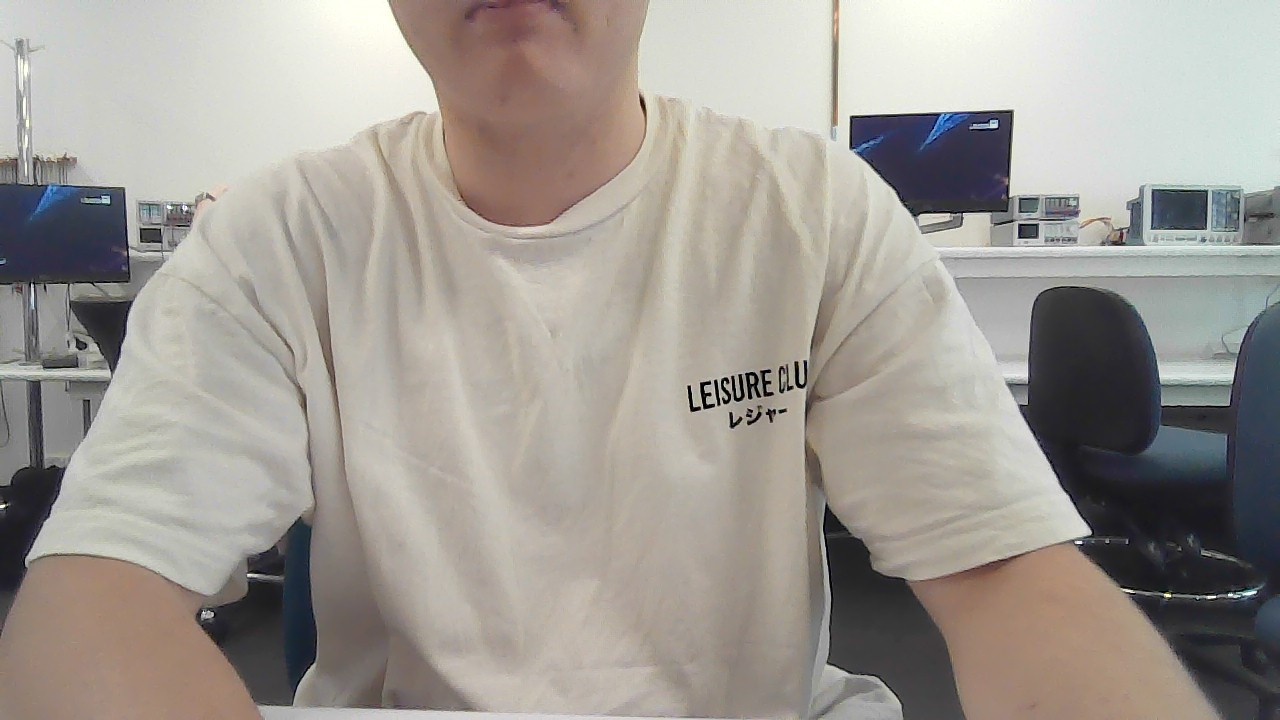
#> input picture Jett's Code Valut/vision_system/Week 9 Code/Part 1/Test1.png, 1280 x 720 px, given in place of the camera
$ python lines.py
#> lines starting #> are read from the running program, lines starting #| are printed output that depends on the picture; after the words box and inside, x2 and y2 are one past the last pixel; in counts of white or black regions, pixels touching at a corner belong together
import cv2
import numpy as np

# Define color ranges for object detection (in HSV format)
color_ranges = {
    "blue":(np.array([0, 0, 20]), np.array([40, 255, 190])),
    "green":(np.array([20,0,38]), np.array([70,255,120])),
}

def detect_straight_edges(frame):
    # Convert the frame to HSV color space
    hsv_frame = cv2.cvtColor(frame, cv2.COLOR_BGR2HSV)

    detected_edges = []
    masked_views = {}

    for color, (lower, upper) in color_ranges.items():
        # Create a mask for the specific color
        mask = cv2.inRange(hsv_frame, lower, upper)

        # Find edges using Canny edge detection
        edges = cv2.Canny(mask, 50, 150)

        # Find straight lines in the edges using Hough Line Transform
        lines = cv2.HoughLinesP(edges, 1, np.pi / 180, threshold=50, minLineLength=50, maxLineGap=5)

        if lines is not None:
            for line in lines:
                x1, y1, x2, y2 = line[0]
                detected_edges.append({
                    "color": color,
                    "start_point": (x1, y1),
                    "end_point": (x2, y2)
                })

        # Store the masked view for this color
        masked_views[color] = cv2.bitwise_and(frame, frame, mask=mask)

    return frame, detected_edges, masked_views

# Open a video capture stream (you can also use a camera)
cap = cv2.VideoCapture(0)

while True:
    ret, frame = cap.read()
#> frame is the input picture: shape (720, 1280, 3); mean B, G, R 148.6, 155.1, 160.4
    if not ret:
        break

    processed_frame, edges, masked_views = detect_straight_edges(frame)
#> in detect_straight_edges, `hsv_frame = cv2.cvtColor(frame, cv2.COLOR_BGR2HSV)`: hsv_frame: shape (720, 1280, 3); mean H, S, V 39.4, 29.9, 163.1
#> the loop in detect_straight_edges, `for color, (lower, upper) in color_ranges.items():` made 2 passes
#> pass 1, in detect_straight_edges, `mask = cv2.inRange(hsv_frame, lower, upper)`:
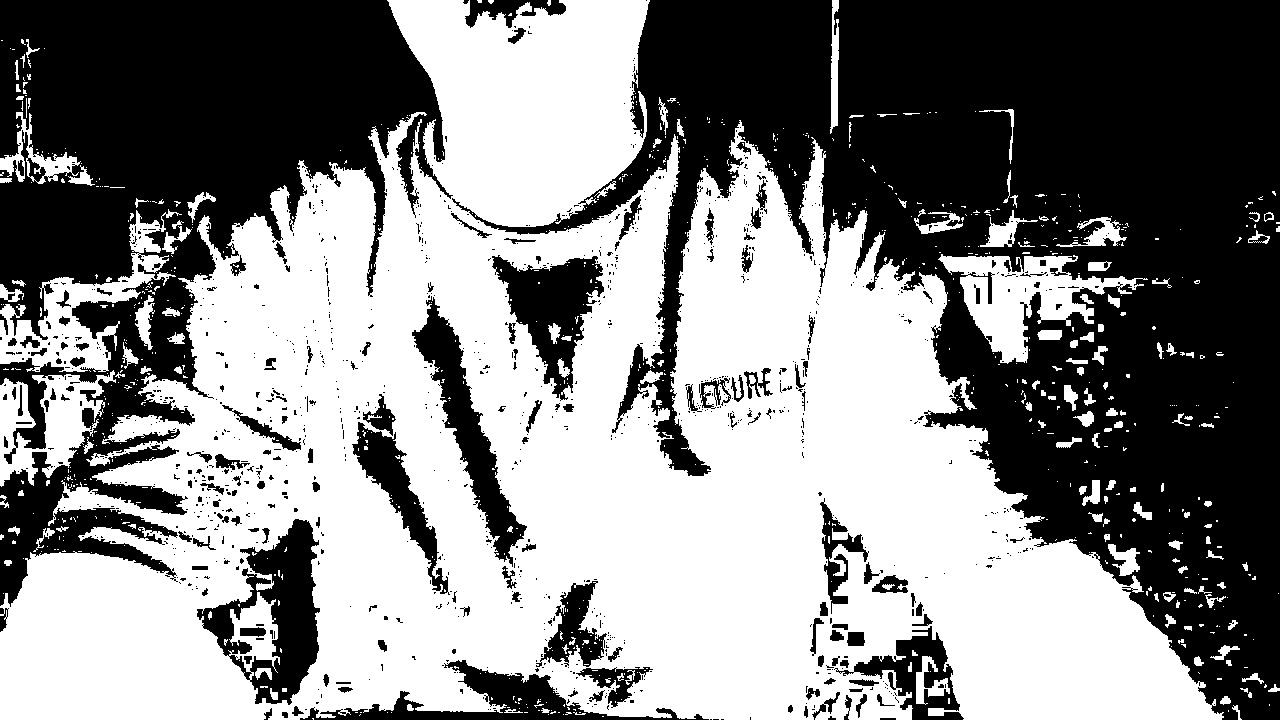
#> mask: shape (720, 1280); 52.9% white; 1124 black regions (962 under 20 px), largest, box (x1, y1, x2, y2) and area: (452, 0, 1280, 720) 250543, (0, 0, 453, 607) 123428, (197, 519, 320, 705) 9821
#> after the loop in detect_straight_edges, `for color, (lower, upper) in color_ranges.items():`: detected_edges = 10 items; masked_views = 2 items
#> edges = 10 items; masked_views = 2 items

    # Draw the detected edges on the frame
    for edge in edges:
        color = edge["color"]
        start_point = edge["start_point"]
        end_point = edge["end_point"]
        line_color = (0, 0, 255) if color == "blue" else (0, 255, 0)  # Blue for blue edges, Green for green edges
        cv2.line(processed_frame, start_point, end_point, line_color, 2)
#> this loop made 10 passes
#> (start_point, end_point) on passes 1 to 10: ((440, 711), (505, 710)), ((99, 472), (175, 453)), ((831, 63), (831, 0)), ((698, 387), (762, 378)), ((618, 716), (677, 717)), ((73, 550), (126, 558)), ((86, 458), (142, 444)), ((401, 180), (419, 232)), ((837, 125), (837, 61)), ((631, 76), (649, 0))
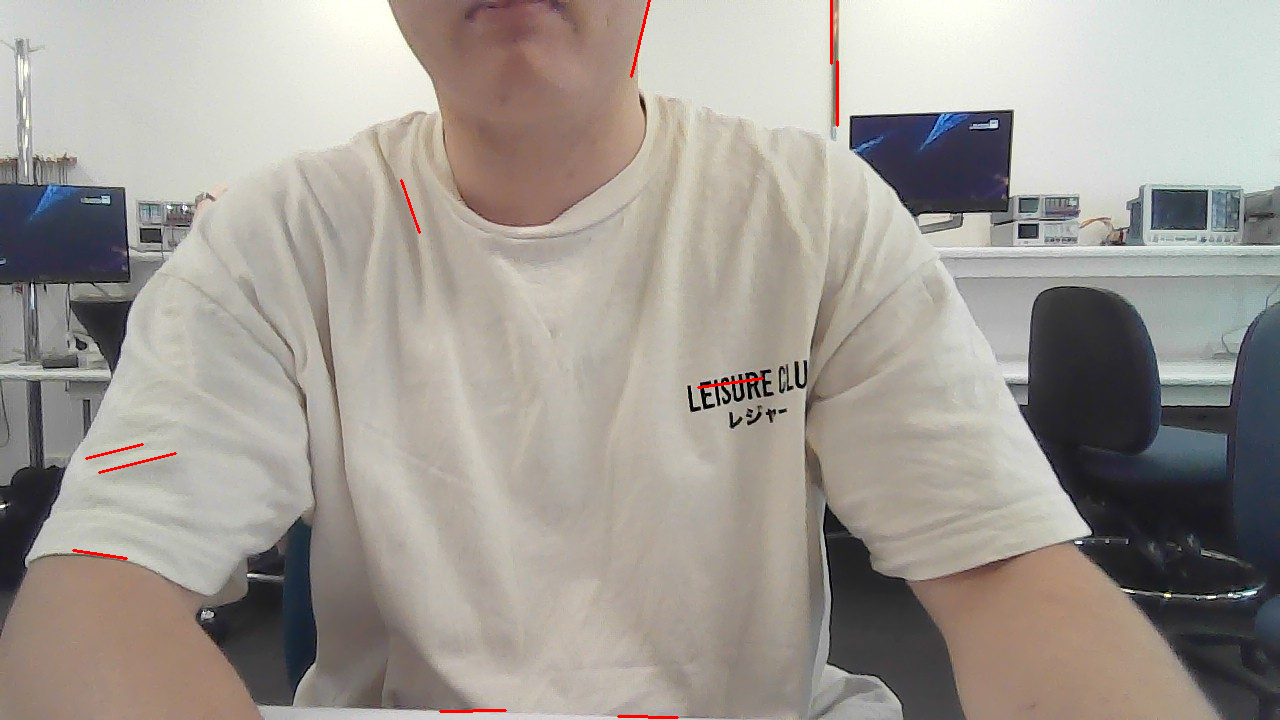
#> processed_frame: shape (720, 1280, 3); 0.21% of pixels changed, all inside (x1, y1, x2, y2) = (72, 0, 839, 719)

    # Display the frame with detected edges
    cv2.imshow('Edge Detection', processed_frame)

    # Display masked views for blue and green
    cv2.imshow('Masked View Blue', masked_views["blue"])
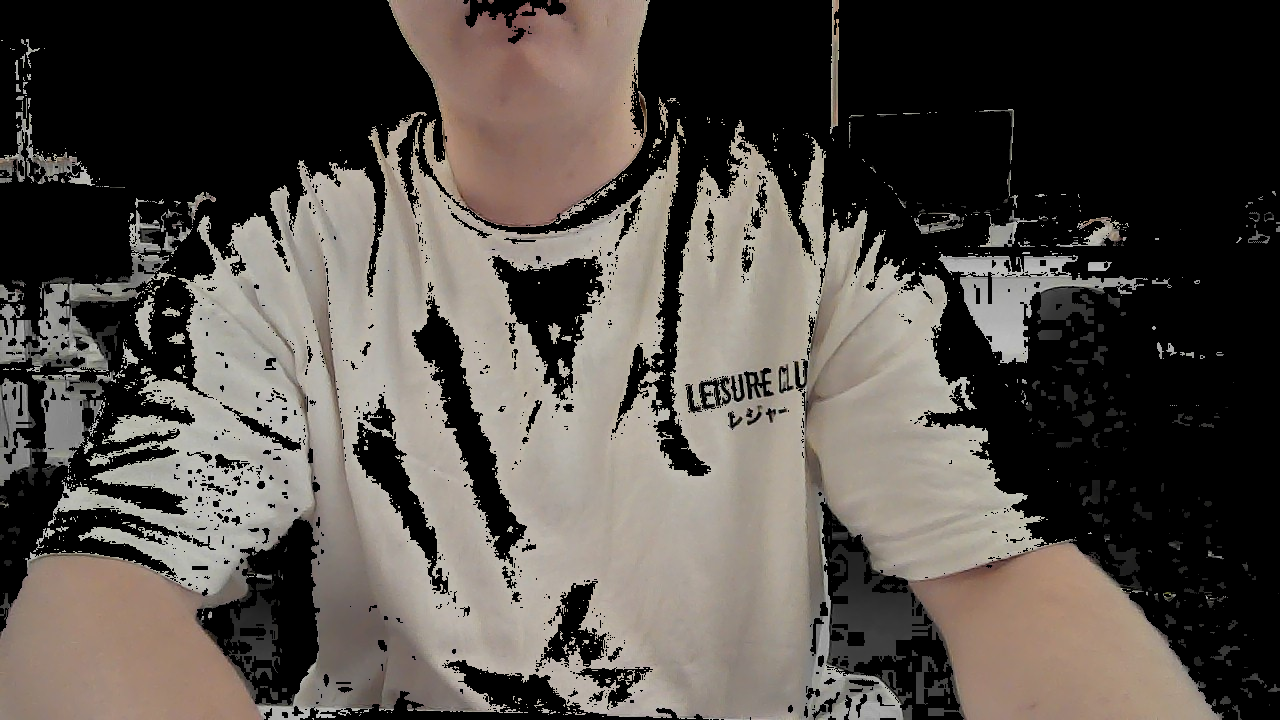
#> window 'Masked View Blue': shape (720, 1280, 3); mean B, G, R 73.2, 78.7, 84.6
    cv2.imshow('Masked View Green', masked_views["green"])
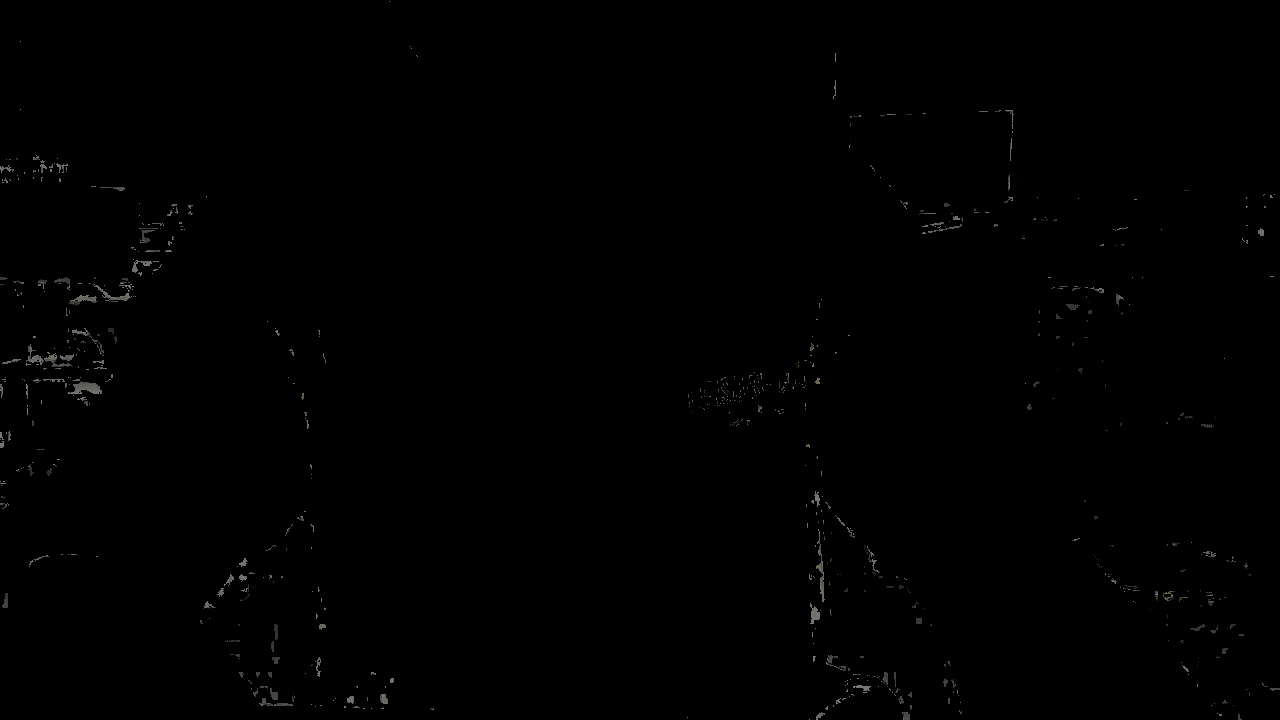
#> window 'Masked View Green': shape (720, 1280, 3); mean B, G, R 0.6, 0.6, 0.7

    # Press 'q' to exit the loop
    if cv2.waitKey(1) & 0xFF == ord('q'):
#> (key q is pressed here)
        break

# Release the video capture and close all OpenCV windows
cap.release()
cv2.destroyAllWindows()
